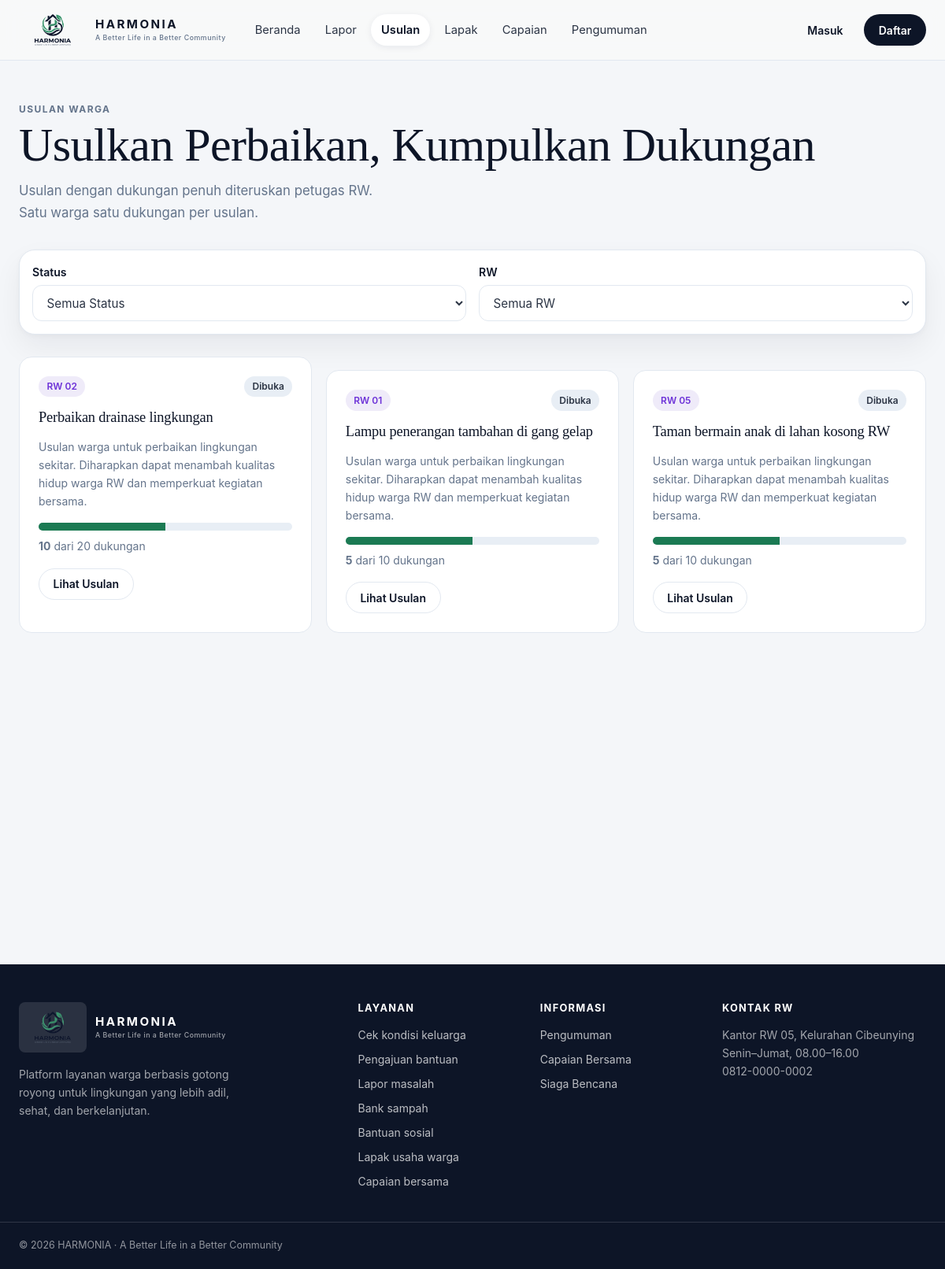
The page /usulan/index.php on the database its author committed.
### tables this page shows
CREATE TABLE proposals (
  id INT AUTO_INCREMENT PRIMARY KEY,
  user_id INT NOT NULL,
  rw_id INT NOT NULL,
  judul VARCHAR(100) NOT NULL,
  deskripsi TEXT NOT NULL,
  target_dukungan INT UNSIGNED NOT NULL DEFAULT 50,
  status ENUM('dibuka','tercapai','diteruskan','ditolak') NOT NULL DEFAULT 'dibuka',
  catatan_petugas VARCHAR(200) NULL,
  created_at DATETIME DEFAULT CURRENT_TIMESTAMP,
  FOREIGN KEY (user_id) REFERENCES users(id) ON DELETE CASCADE,
  FOREIGN KEY (rw_id) REFERENCES rw(id) ON DELETE RESTRICT
);

CREATE TABLE rw (
  id INT AUTO_INCREMENT PRIMARY KEY,
  nama VARCHAR(30) NOT NULL,
  kelurahan VARCHAR(60) NOT NULL,
  created_at DATETIME DEFAULT CURRENT_TIMESTAMP
);

### usulan/index.php (the view, shortened to what this page needs)
<?php
require_once __DIR__ . '/../config/auth.php';
$sql = 'SELECT p.*, rw.nama AS rw,
        (SELECT COUNT(*) FROM proposal_votes v WHERE v.proposal_id = p.id) AS dukungan
    FROM proposals p JOIN rw ON rw.id = p.rw_id';
$params = [];
$sql .= " ORDER BY FIELD(p.status, 'dibuka', 'tercapai', 'diteruskan', 'ditolak'), p.created_at DESC";
$st = $pdo->prepare($sql);
$st->execute($params);
$data = $st->fetchAll();
?>
<?php include ROOT_DIR . '/includes/header.php'; ?>
<section class="section">
    <div class="container">
        <div class="section__head">
            <div>
                <p class="eyebrow">Usulan Warga</p>
                <h1>Usulkan Perbaikan, Kumpulkan Dukungan</h1>
                <p class="lead">Usulan dengan dukungan penuh diteruskan petugas RW. Satu warga satu dukungan per usulan.</p>
            </div>
        </div>
        <form method="get" class="form-card" style="padding:1rem">
            <div class="form-grid" style="grid-template-columns: repeat(auto-fit, minmax(180px, 1fr))">
                <div class="field" style="margin-bottom:0">
                    <label for="status">Status</label>
                    <select id="status" name="status" onchange="this.form.submit()">
                        <option value="">Semua Status</option>
                    </select>
                </div>
                <div class="field" style="margin-bottom:0">
                    <label for="rw">RW</label>
                    <select id="rw" name="rw" onchange="this.form.submit()">
                        <option value="">Semua RW</option>
                    </select>
                </div>
            </div>
        </form>
        <?php if ($data) : ?>
            <div class="lapak-grid mt-3">
                <?php foreach ($data as $p) :
                    $jumlah = (int)$p['dukungan'];
                    $target = max(1, (int)$p['target_dukungan']);
                    $persen = min(100, (int)round($jumlah / $target * 100)); ?>
                    <article class="panel">
                        <div class="lapak__meta"><span class="chip chip--accent"><?= e($p['rw']) ?></span><?= status_chip($p['status']) ?></div>
                        <h3 class="mt-2"><?= e($p['judul']) ?></h3>
                        <p class="small"><?= e(mb_strimwidth($p['deskripsi'], 0, 140, '…')) ?></p>
                        <div class="progress" aria-hidden="true"><span style="width:<?= $persen ?>%"></span></div>
                        <p class="small mt-1"><b><?= $jumlah ?></b> dari <?= $target ?> dukungan</p>
                        <a class="btn btn--outline btn--sm" href="<?= BASE ?>/usulan/detail.php?id=<?= (int)$p['id'] ?>">Lihat Usulan</a>
                    </article>
                <?php endforeach; ?>
            </div>
        <?php else : ?>
            <div class="empty mt-3"><b>Belum Ada Usulan</b>Usulan warga akan tampil di sini.</div>
        <?php endif; ?>
    </div>
</section>
<?php include ROOT_DIR . '/includes/footer.php'; ?>

### includes/helpers.php (shortened to what this page needs)
<?php
function e($v): string
{
    return htmlspecialchars((string)$v, ENT_QUOTES, 'UTF-8');
}
function status_chip(string $status): string
{
    $nada = match ($status) {
        'selesai', 'disetujui', 'tayang', 'tercapai', 'diteruskan', 'aman', 'dicairkan' => 'ok',
        'ditolak', 'butuh_bantuan', 'rentan' => 'warn',
        'diproses', 'diverifikasi', 'dipantau' => 'info',
        default => 'netral',
    };
    return '<span class="chip chip--' . $nada . '">' . e(STATUS_LABEL[$status] ?? $status) . '</span>';
}

### assets/css/style.css (style rules this page uses)
:root { --lime: #B8F53B; --lime-dark: #84cc16; --navy: #0D1527; --navy-hover: #16223D; --slate: #2C3545; --muted: #64748B; --bg: #F4F6F9; --hero: #E8EEF5; --border: #E2E8F0; --white: #fff; --sage: #E7F6ED; --sage-ink: #1B7A53; --sky: #E4F1FD; --sky-ink: #1D68BD; --peach: #FDEEE9; --peach-ink: #C8502B; --lavender: #EFEBF9; --lavender-ink: #6D32D8; --radius: 20px; --radius-sm: 12px; --shadow-soft: 0 16px 36px rgba(13, 21, 39, .06), 0 2px 6px rgba(13, 21, 39, .03); --shadow-lift: 0 24px 48px rgba(13, 21, 39, .12), 0 6px 14px rgba(13, 21, 39, .05); --serif: Georgia, "Times New Roman", Times, serif; --sans: -apple-system, BlinkMacSystemFont, "Segoe UI", Roboto, Helvetica, Arial, sans-serif; }
* { box-sizing: border-box; }
html { scroll-behavior: smooth; }
body { margin: 0; background: var(--bg); color: var(--slate); font: 400 1rem/1.65 var(--sans); -webkit-font-smoothing: antialiased; }
a { color: var(--navy); text-decoration: none; }
h1, h2, h3 { font-family: var(--serif); font-weight: 400; color: var(--navy); line-height: 1.18; margin: 0 0 .6rem; letter-spacing: -.01em; }
h1 { font-size: clamp(2.4rem, 5vw, 4rem); }
h3 { font-size: 1.25rem; }
p { margin: 0 0 1rem; color: var(--muted); }
.container { width: 100%; max-width: 1240px; margin: 0 auto; padding: 0 1.5rem; }
.eyebrow { font-size: .75rem; font-weight: 700; letter-spacing: .12em; text-transform: uppercase; color: var(--muted); margin: 0 0 .9rem; }
.lead { font-size: 1.05rem; max-width: 46ch; }
.small { font-size: .875rem; }
.mt-1 { margin-top: .5rem; }
.mt-2 { margin-top: 1rem; }
.mt-3 { margin-top: 1.75rem; }
.btn { display: inline-flex; align-items: center; justify-content: center; gap: .5rem; min-height: 44px; padding: .75rem 1.5rem; border-radius: 9999px; border: 1px solid transparent; font: 600 .95rem var(--sans); cursor: pointer; transition: transform .18s ease, box-shadow .18s ease, background .18s ease, color .18s ease; }
.btn--outline { background: transparent; border-color: var(--border); color: var(--navy); }
.btn--sm { min-height: 40px; padding: .5rem 1.1rem; font-size: .875rem; }
.section { padding: 3.25rem 0; }
.section__head { display: flex; align-items: flex-end; justify-content: space-between; gap: 2rem; margin-bottom: 2rem; }
.section__head p { max-width: 46ch; margin: 0; }
.chip { display: inline-flex; align-items: center; gap: .35rem; padding: .2rem .65rem; border-radius: 9999px; font-size: .75rem; font-weight: 600; white-space: nowrap; }
.chip--netral { background: var(--hero); color: var(--slate); }
.chip--accent { background: var(--lavender); color: var(--lavender-ink); }
.lapak-grid { display: grid; grid-template-columns: repeat(3, minmax(0, 1fr)); grid-auto-rows: 1fr; gap: 1.1rem; }
.lapak__meta { margin-top: auto; font-size: .82rem; color: var(--muted); display: flex; justify-content: space-between; gap: .5rem; }
.form-card { background: #fff; border: 1px solid var(--border); border-radius: var(--radius); padding: 1.75rem; box-shadow: var(--shadow-soft); }
.form-grid { display: grid; grid-template-columns: 1fr 1fr; gap: 1rem; }
.field { display: grid; gap: .35rem; margin-bottom: 1rem; }
.field label { font-size: .88rem; font-weight: 600; color: var(--navy); }
.field input, .field select, .field textarea { width: 100%; padding: .7rem .85rem; border: 1px solid var(--border); border-radius: var(--radius-sm); font: inherit; font-size: .95rem; color: var(--slate); background: #fff; min-height: 44px; }
.panel { background: #fff; border: 1px solid var(--border); border-radius: 16px; padding: 1.5rem; }
.panel h3 { font-size: 1.15rem; margin-bottom: .9rem; }
.panel + .panel { margin-top: 1.1rem; }
.js .reveal { opacity: 0; transform: translateY(24px); transition: opacity .6s ease, transform .6s ease; }
.js .reveal.is-visible { opacity: 1; transform: none; }
.progress { height: 10px; border-radius: 9999px; background: var(--hero); overflow: hidden; }
.progress > span { display: block; height: 100%; background: var(--sage-ink); }

### rows shown on the page
proposals: rw.nama "RW 02", status "Dibuka", judul "Perbaikan drainase lingkungan", deskripsi "Usulan warga untuk perbaikan lingkungan sekitar. Diharapkan dapat menambah kualitas hidup warga RW dan memperkuat kegiatan bersama.", $persen 50 (drawn), jumlah "10", target_dukungan "20"
proposals: rw.nama "RW 01", status "Dibuka", judul "Lampu penerangan tambahan di gang gelap", deskripsi "Usulan warga untuk perbaikan lingkungan sekitar. Diharapkan dapat menambah kualitas hidup warga RW dan memperkuat kegiatan bersama.", $persen 50 (drawn), jumlah "5", target_dukungan "10"
proposals: rw.nama "RW 05", status "Dibuka", judul "Taman bermain anak di lahan kosong RW", deskripsi "Usulan warga untuk perbaikan lingkungan sekitar. Diharapkan dapat menambah kualitas hidup warga RW dan memperkuat kegiatan bersama.", $persen 50 (drawn), jumlah "5", target_dukungan "10"

### other values the page prints
$label "Beranda"
$label "Lapor"
$label "Usulan"
$label "Lapak"
$label "Capaian"
$label "Pengumuman"
$label "Cek kondisi keluarga"
$label "Pengajuan bantuan"
$label "Lapor masalah"
$label "Bank sampah"
$label "Bantuan sosial"
$label "Lapak usaha warga"
$label "Capaian bersama"
